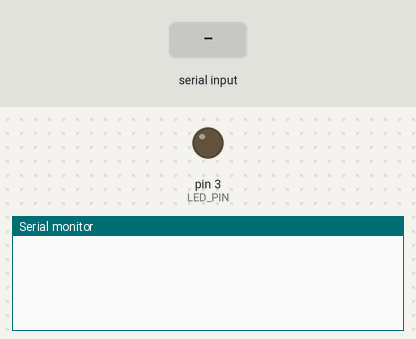
This sketch was run on a simulated Arduino Mega 2560, built with avr-gcc and run on an emulated ATmega2560. On the bench: output pins drawn as LEDs (lit = HIGH), the last lines printed to the serial monitor. The test bench sets the inputs (shaded band). The modem accepts every AT command (registered, SIM ready, sends succeed) and sends nothing else.

Above: at 1.3 s.
1.4 s: "+RCV=\n" received over the second serial link
At 2.6 s:
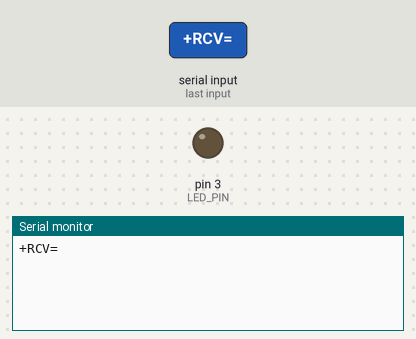
2.9 s: "+RCV=,45\n" received over the second serial link
At 3.9 s:
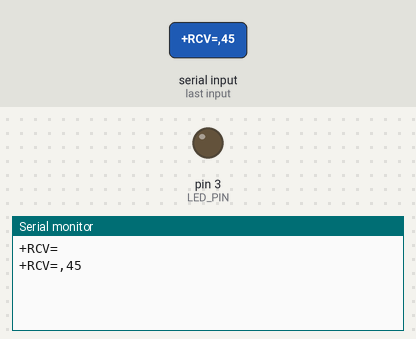

Measured:
- after the input at 1.4 s, the serial monitor: prints a new line at once (image 1)
- after the input at 2.9 s, the serial monitor: prints a new line at once (image 2)

The sketch:

Reciever-and-DAQ.ino
```cpp
String line;

const byte LED_PIN = 3;

void setup() {
  Serial1.begin(115200);
  Serial.begin(9600);

  pinMode(LED_PIN, OUTPUT);
  digitalWrite(LED_PIN, LOW);
  Serial1.print("AT\r\n");
  delay(100);
}

void loop() {

  if (Serial1.available()) {

    line = Serial1.readStringUntil('\n');

    if (line.startsWith("+RCV=")) {
      Serial.println(line);
      line.remove(0,5);

      int a,b,x,c,d;

      sscanf(line.c_str(), "%d,%d,%d,%d,%d", &a, &b, &x, &c, &d);

      digitalWrite(LED_PIN, x);
    }
  }
}
```
